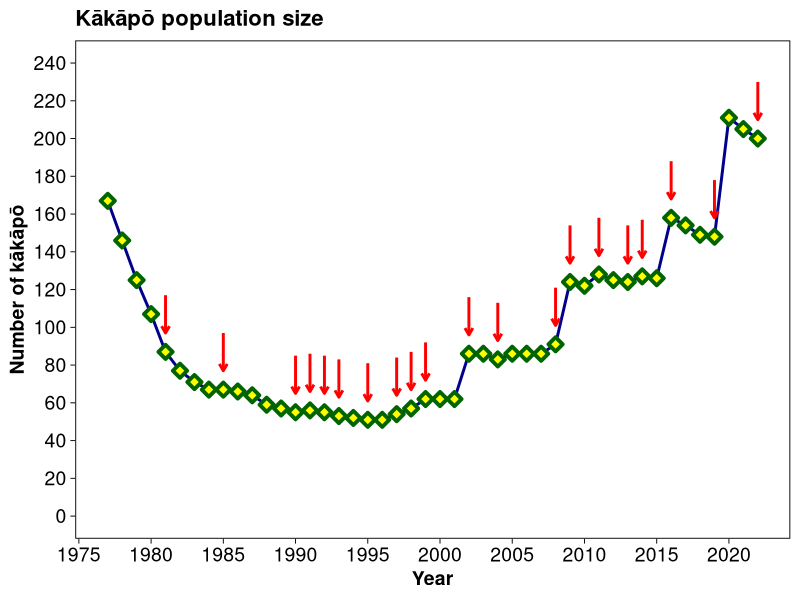

Source code (R):
library(ggplot2)
# Data is at https://www.doc.govt.nz/our-work/monitoring-reporting/, updated in October each year with the Annual Report of the Department of Conservation Te Papa Atawhai
# To update, add the new data values at the end of the vectors in the data frame, and run the code in R or RStudio
kpop <- data.frame("year" = 1977:2022,
                   "breeding" = c(FALSE,FALSE,FALSE,FALSE,TRUE,FALSE,FALSE,FALSE,TRUE,FALSE,FALSE,FALSE,FALSE,TRUE,TRUE,TRUE,TRUE,FALSE,TRUE,FALSE,TRUE,TRUE,TRUE,FALSE,FALSE,TRUE,FALSE,TRUE,FALSE,FALSE,FALSE,TRUE,TRUE,FALSE,TRUE,FALSE,TRUE,TRUE,FALSE,TRUE,FALSE,FALSE,TRUE,FALSE,FALSE,TRUE),
                   "transferred" = c(1,1,1,3,7,25,21,21,21,21,26,41,46,46,46,51,51,50,49,49,49,49,49,49,49,49,49,49,48,48,48,47,47,45,42,41,40,38,37,34,33,32,31,26,26,26),
                   "stewart" = c(149,132,111,91,72,44,45,43,44,43,38,18,11,9,8,2,0,0,0,0,0,0,0,0,0,0,0,0,0,0,0,0,0,0,0,0,0,0,0,0,0,0,0,0,0,0),
                   "offshore" = c(0,0,0,0,0,0,0,0,0,0,0,0,0,0,2,2,2,2,2,2,5,8,13,13,13,37,37,34,38,38,38,44,77,77,86,84,84,89,89,124,121,117,117,185,179,174),
                   "fiordland" = c(17,13,13,13,8,8,5,3,2,2,0,0,0,0,0,0,0,0,0,0,0,0,0,0,0,0,0,0,0,0,0,0,0,0,0,0,0,0,0,0,0,0,0,0,0,0),
                   "total" = c(167,146,125,107,87,77,71,67,67,66,64,59,57,55,56,55,53,52,51,51,54,57,62,62,62,86,86,83,86,86,86,91,124,122,128,125,124,127,126,158,154,149,148,211,205,200)
)
kpop$breed_years <- ifelse(kpop$breeding, kpop$year, NA)
ggplot(kpop, aes(year, total)) +
  geom_line(size=1, color="darkblue") +
  geom_point(size=2.5, shape=23, stroke=2, fill="yellow", color="darkgreen") +
  geom_segment(aes(x = breed_years, y = total+30, xend = year, yend = total+10), size=1, colour="red", arrow = arrow(length = unit(0.2, "cm")), arrow.fill = "red") +
  theme_linedraw(base_size = 14) +
  theme(plot.title = element_text(size=16, face="bold"),
        axis.text = element_text(size=14),
        axis.title = element_text(size=14,face="bold"),
        panel.grid = element_blank()) +
  scale_y_continuous(name = "Number of kākāpō", breaks = seq(from = 0, to = 240, by = 20), limits = c(0,240)) +
  scale_x_continuous(name = "Year", breaks = seq(from = 1975, to = 2022, by = 5)) +
  labs(title = "Kākāpō population size")

